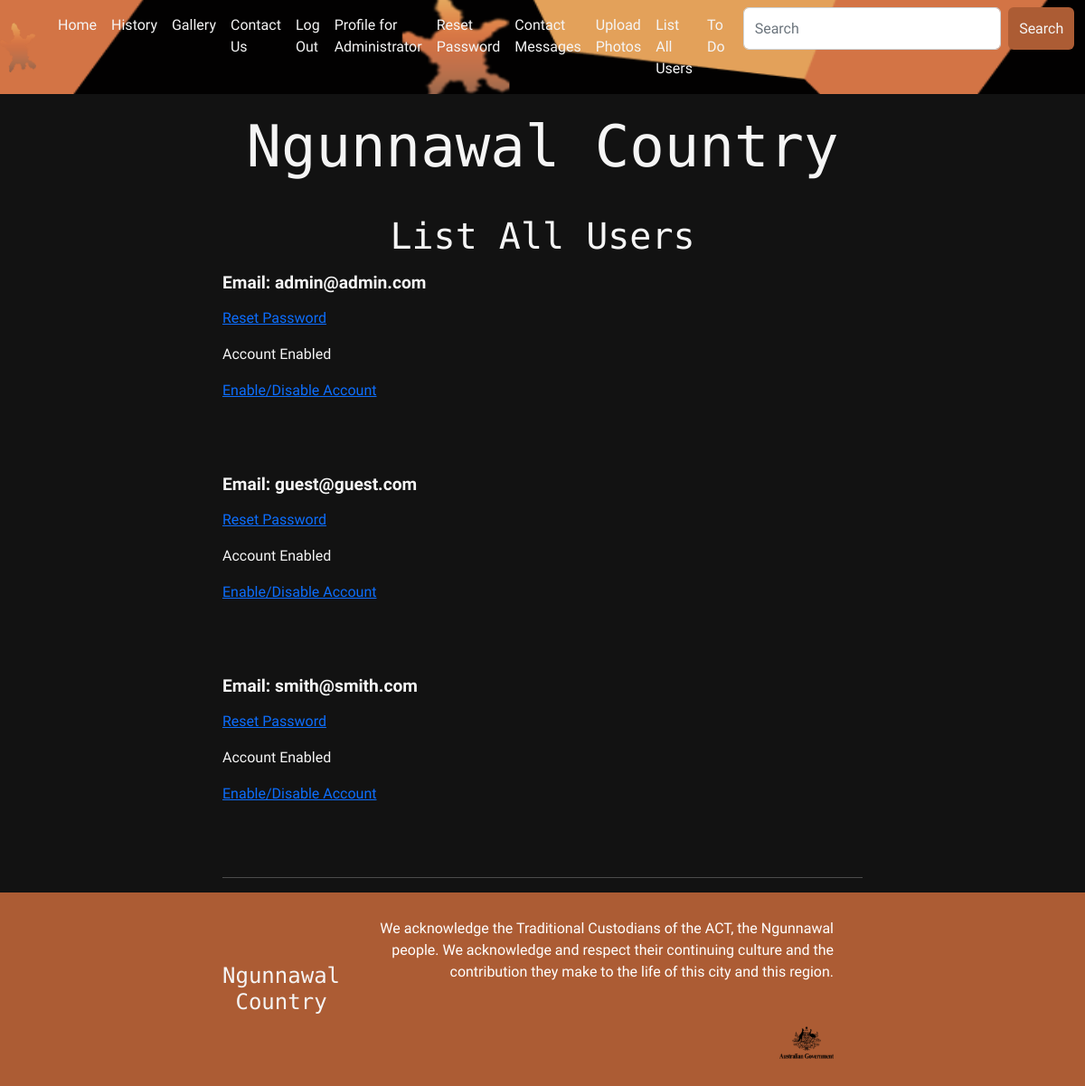
The page /listallusers (signed in) on the database its author committed.
### models.py (models this page shows, shortened)
class User(UserMixin, db.Model):
    id = db.Column(db.Integer, primary_key=True)
    email_address = db.Column(db.String(255), unique=True)
    name = db.Column(db.String(255))
    password_hash = db.Column(db.String(255))
    user_level = db.Column(db.Integer)
    active = db.Column(db.Boolean)
    def is_admin(self):
        if self.user_level == 2:
            return True
        else:
            return False

### app.py (the view)
@app.route('/listallusers', methods=['GET', 'POST'])
@login_required
def list_all_users():
    if current_user.is_admin():
        all_users = User.query.all()
        return render_template("listallusers.html", title="Ngunnawal Country | All Users", user=current_user,
                               users=all_users)
    else:
        flash("You are not allowed to access this page")
        return redirect(url_for("homepage"))

### models.py (called while the page is built)
@login.user_loader
def load_user(id):
    return User.query.get(int(id))

### templates/listallusers.html
{% extends 'template.html' %}
{% block cellContent1 %}
    <h2 class="section-header">List All Users</h2>
{% endblock %}
{% block cellContent2 %}
    {% for user in users %}
        <p> <h3 style="font-size: 1.2rem; font-weight: bold; color: whitesmoke">Email: {{ user.email_address }}</h3></p>
        <p><a href="/passwordreset/{{ user.id }}">Reset Password</a></p>
        {% if user.active %}
            <p> Account Enabled </p>
        {% else %}
            <p> Account Disabled </p>
        {% endif %}
        <p><a href="/userenable/{{ user.id }}">Enable/Disable Account</a></p>
        <br>
        <br>
    {% endfor %}
{% endblock %}

### templates/template.html (shortened to what this page needs)
<!DOCTYPE html>
<head>
    <link rel="stylesheet" href="https://cdn.jsdelivr.net/npm/bootstrap@4.0.0/dist/css/bootstrap.min.css"/>
    <link rel="stylesheet" href="/static/css/bootstrap.css"/>
    <link rel="stylesheet" href="/static/styles.css"/>
</head>
<body>
<header>
    <nav
            class="navbar navbar-dark bg-dark navbar-expand-lg"
            style="background-image: url(/static/Images/Requisites/Ngunnawal-country-banner.png);
    background-size: 1000px 150px;
    background-position: right;
    background-repeat: repeat;"
            role="navigation">
        <img
                class="navbar-brand"
                src="/static/Images/Requisites/Ngunnawal-logo.png"
                width="40px"
                height="65px" href="#"></a>
        <div class="collapse navbar-collapse" id="navbarNavAltMarkup">
            <div class="navbar-nav">
                <a class="nav-item nav-link active"
                   style="color: whitesmoke;"
                   href="/">Home
                    <span class="sr-only">(current)</span></a>
                <a class="nav-item nav-link"
                   style="color: whitesmoke;"
                   href="/history">History</a>
                <a class="nav-item nav-link"
                   style="color: whitesmoke;"
                   href="/gallery">Gallery</a>
                <a class="nav-item nav-link"
                   style="color: whitesmoke;"
                   href="/contact">Contact Us</a>
                {% if user.is_anonymous %}
                    <a class="nav-item nav-link"
                       style="color: whitesmoke;"
                       href="/register">User Registration</a>
                    <a class="nav-item nav-link"
                       style="color: whitesmoke;"
                       href="/login">Login</a>
                {% elif current_user.is_admin() %}
                    <a class="nav-item nav-link"
                       style="color: whitesmoke;"
                       href="/logout">Log Out</a>
                    <a class="nav-item nav-link" style="color: whitesmoke;"
                       href="/profile">Profile for {{ user.name }}</a>
                    <a class="nav-item nav-link"
                       style="color: whitesmoke;"
                       href="/passwordreset">Reset Password</a>
                    <a class="nav-item nav-link"
                       style="color: whitesmoke;"
                       href="/contactmessages">Contact Messages</a>
                    <a class="nav-item nav-link"
                       style="color: whitesmoke;"
                       href="/uploadphotos">Upload Photos</a>
                    <a class="nav-item nav-link"
                       style="color: whitesmoke;"
                       href="/listallusers">List All Users</a>
                    <a class="nav-item nav-link"
                       style="color: whitesmoke;"
                       href="/todo">To Do</a>
                {% endif %}
                <div class="search-box container-fluid">
                    <form class="d-flex" role="search">
                        <input class="search-box-text form-control me-2" type="search" placeholder="Search"
                               aria-label="Search">
                        <button class="btn" type="submit">Search</button>
                    </form>
                </div>
            </div>
        </div>
    </nav>
    <h1
            class="company-name company-name-large"
            style="padding-top: 20px; padding-bottom: 20px;">Ngunnawal Country</h1>
</header>
<section class="content-section container">
    <p>
        {% block cellContent1 %}
        {% endblock %}
    </p>
    <p>
        {% block cellContent2 %}
        {% endblock %}
    </p>
    <hr/>
</section>
<footer class="main-footer">
    <div class="container main-footer-container">
        <h3 style="font-size: 1.5em;" class="company-name">Ngunnawal Country</h3>
        <ul class="nav footer-nav">
            <li>
                <a>
                    We acknowledge the Traditional Custodians of the ACT, the Ngunnawal
                    people. We acknowledge and respect their continuing culture and the
                    contribution they make to the life of this city and this region.
                </a>
            </li>
            <li style="width: 100%;">
                <a href="https://www.act.gov.au/ngunnawal-country"
                   style="background-size:contain">
                    <img src="/static/Images/Footer/government-icon.png"/>
                </a>
            </li>
        </ul>
    </div>
</footer>
</body>
</html>

### static/styles.css (style rules this page uses)
* { box sizing: border-box; font-family: 'Urbanist', sans-serif; }
html, body { margin: 0; padding: 0; }
.nav li { display: inline; }
.nav a { display: inline-block; padding: 1.5em; color: white; text-decoration: none; }
.company-name { text-align: center; color: whitesmoke; font-family: 'Azeret Mono', monospace; margin: 0; font-size: 3em; }
.company-name-large { font-size: 4em; }
.content-section { margin: 1em; }
.container { max-width: 900px; margin: 0 auto; padding: 0 6em; }
.section-header { font-family: 'Azeret Mono', monospace; color: whitesmoke; text-decoration: none; text-align: center; font-size: 2.5em; }
.main-footer { background-color: #ac5c34; color: White; padding: .25em 0; }
.main-footer-container { display: flex; align-items: center; }
.main-footer-container ul { flex-grow: 1; text-align: right; }
.footer-nav li { padding: 0 .5em; }
.footer-nav img { width: 60px; height: 38px; }
.btn { color: whitesmoke; background-color: #ac5c34; text-align: center; vertical-align: middle; padding: .67em; cursor: pointer; }
body { background-color: #121212; color: whitesmoke; }
.search-box-text { color: whitesmoke; }

### rows shown on the page
User: name "Administrator", email_address "admin@admin.com", active "Account Enabled"
User: email_address "guest@guest.com", active "Account Enabled"
User: email_address "smith@smith.com", active "Account Enabled"
